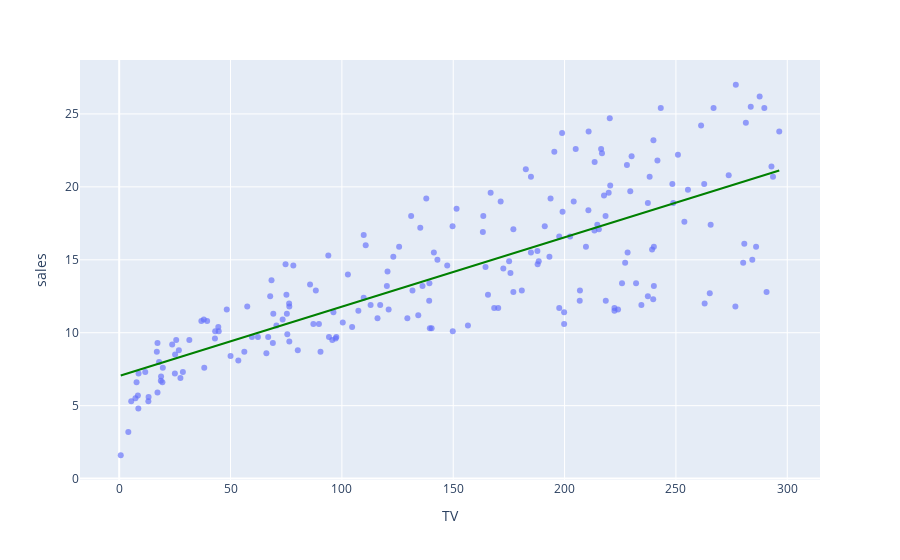

Notebook cell for this chart:
### Code cell
#display(data.head())
fig=px.scatter(data, x='TV', y='sales' , opacity=0.65,
               trendline='ols', trendline_color_override='green'
              )

fig.show()

### Figure 1 — Plotly figure (JSON) as saved in the notebook; plotly's stock layout.template omitted (floating-point values rounded to 4 significant figures; data arrays with more than 128 entries replaced by an {"elided": "..."} marker saying what was removed)
{"data": [{"hovertemplate": "TV=%{x}<br>sales=%{y}<extra></extra>", "legendgroup": "", "marker": {"color": "#636efa", "opacity": 0.65, "symbol": "circle"}, "mode": "markers", "name": "", "orientation": "v", "showlegend": false, "type": "scatter", "x": {"elided": "200 float values"}, "xaxis": "x", "y": {"elided": "200 float values"}, "yaxis": "y"}, {"hovertemplate": "<b>OLS trendline</b><br>sales = 0.0475366 * TV + 7.03259<br>R<sup>2</sup>=0.611875<br><br>TV=%{x}<br>sales=%{y} <b>(trend)</b><extra></extra>", "legendgroup": "", "line": {"color": "green"}, "marker": {"color": "#636efa", "symbol": "circle"}, "mode": "lines", "name": "", "showlegend": false, "type": "scatter", "x": {"elided": "200 float values"}, "xaxis": "x", "y": {"elided": "200 float values"}, "yaxis": "y"}], "layout": {"legend": {"tracegroupgap": 0}, "margin": {"t": 60}, "xaxis": {"anchor": "y", "domain": [0, 1], "title": {"text": "TV"}}, "yaxis": {"anchor": "x", "domain": [0, 1], "title": {"text": "sales"}}}}
